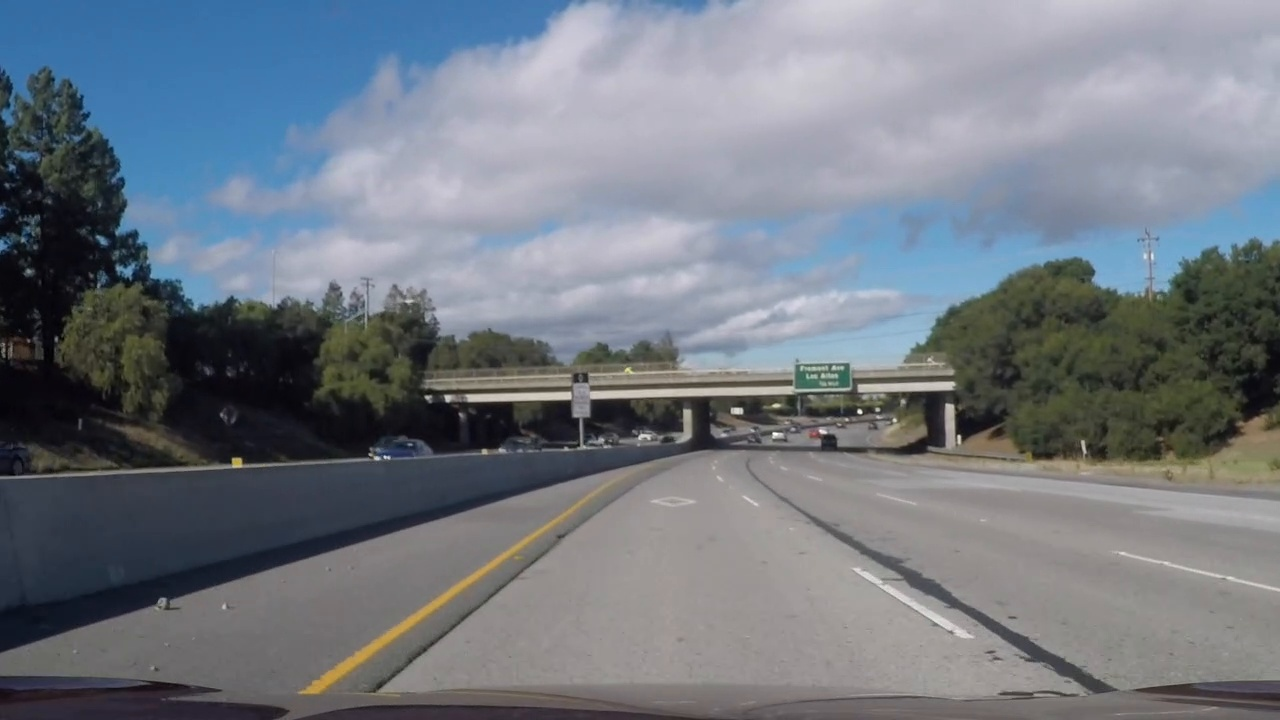
#> input picture LaneFinder/test_images/challenge_video.mp4_tarmac_edge_separates.jpg, 1280 x 720 px
$ python threshold.py   (older library calls are emulated)
#> lines starting #> are read from the running program, lines starting #| are printed output that depends on the picture; after the words box and inside, x2 and y2 are one past the last pixel; in counts of white or black regions, pixels touching at a corner belong together; long printed decimals are rounded
import cv2
import numpy as np


class Color:
    """This class handles color thresholding.

    >>> ct = Color(Color.CHANNEL_HUE, (35, 47))
    >>> binary = ct.apply(image)
    """

    CHANNEL_RED = 0
    CHANNEL_GREEN = 1
    CHANNEL_BLUE = 2
    CHANNEL_HUE = 3
    CHANNEL_LIGHTNESS = 4
    CHANNEL_SATURATION = 5

    def __init__(self, channel, limits=(0, 1)):
        """
        Define thresholded color channel and limits.

        :param channel: wanted channel which will be extracted by apply method.
        :param limits: (low, high)
        """
        self.channel = channel
        self.limit_high = limits[1]
        self.limit_low = limits[0]

    def apply(self, image):
        """
        This function apply threshold to image.

        :param image: HLS Image with data range -1...1
        :return: binary image of same size than input image.
        """
        ch = self.get_channel(image, self.channel)
        binary = np.zeros_like(ch)
        binary[(ch >= self.limit_low) & (ch <= self.limit_high)] = 1
        return binary

    @staticmethod
    def get_channel(image, channel):
        """
        This is a static method which returns wanted color channel of an image.

        :param image: HLS Image
        :param channel: channel definition Color.CHANNEL_*
        :return: extracted color plane
        """
        if channel == Color.CHANNEL_HUE:
            return image[:,:,0]
        elif channel == Color.CHANNEL_LIGHTNESS:
            return image[:,:,1]
        elif channel == Color.CHANNEL_SATURATION:
            return image[:,:,2]
        elif channel == Color.CHANNEL_RED:
            rgb = cv2.cvtColor(image, cv2.COLOR_HLS2RGB)
            return rgb[:,:,0]
        elif channel == Color.CHANNEL_GREEN:
            rgb = cv2.cvtColor(image, cv2.COLOR_HLS2RGB)
            return rgb[:,:,1]
        elif channel == Color.CHANNEL_BLUE:
            rgb = cv2.cvtColor(image, cv2.COLOR_HLS2RGB)
            return rgb[:,:,2]
        else:
            assert True, "Unknown channel definition {}".format(channel)

    @staticmethod
    def im2float(image):
        """Converts uint8 type of image to float image with range 0...1."""
        dst = image.copy().astype('float32')
        dst = cv2.normalize(dst, dst, 0., 1., cv2.NORM_MINMAX)
        return dst

    # [13 lines left out: functions float2uint8, rgb2hls, not called in this run]

    @staticmethod
    def bgr2hls(image):
        """Note: after conversion H-channel values are 0...360. """
        return cv2.cvtColor(image, cv2.COLOR_BGR2HLS)

class GradientMagDir:
    """Magnitude and Direction gradient threshold.

    >>> image = cv2.imread('./test_images/challenge_video.mp4_tarmac_edge_separates.jpg')
    >>> image = GradientMagDir.gaussian_blur(image, ksize=5)
    >>> g = GradientMagDir(Color.CHANNEL_LIGHTNESS, (0.1, 2), (0.3, 0.9))
    >>> cv2.imshow('image', image)
    >>> cv2.waitKey(15000)

    """

    # [183 lines left out: functions __init__, abs_sobel, abs_sobel_thresh, magnitude, mag_thresh, direction and 3 more, not called in this run]

if __name__ == "__main__":
    # TODO: Add test code here
    image = cv2.imread('./test_images/challenge_video.mp4_tarmac_edge_separates.jpg')
#> image is the input picture: shape (720, 1280, 3); mean B, G, R 130, 121.2, 114.5
    #image = cv2.imread(
    #    './test_images/project_video.mp4_border_of_dark_and_bright_road.jpg')

    cv2.imshow('image', image)
    cv2.waitKey(15000)

    image = Color.im2float(image)
    print(image.min(), image.max())
#| 0.0 1.0
    image = Color.bgr2hls(image)
#> in bgr2hls, `return cv2.cvtColor(image, cv2.COLOR_BGR2HLS)`: returned value: shape (720, 1280, 3) float32; mean of channels 0, 1, 2 166.2, 0.5, 0.1
    print(image.min(), image.max())
#| 0.0 358.571

    # Set to true for testing color threshold
    if True:
        # Create color thresholding class
        #ct = Color(Color.CHANNEL_LIGHTNESS, (0.7, 1))
        ct = Color(Color.CHANNEL_SATURATION, (0.3, 1))
        binary = ct.apply(image)
#> in get_channel, `return image[:,:,2]`:
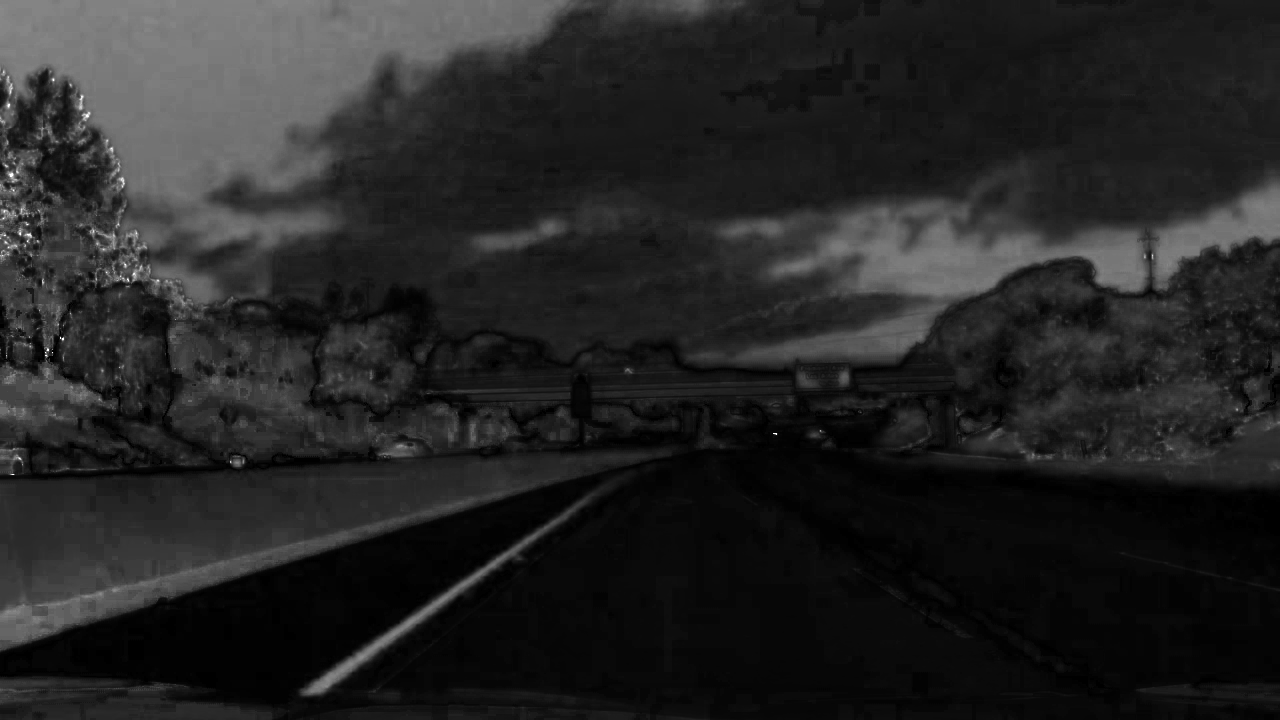
#> returned value: shape (720, 1280) float32; min 0, max 1, mean 0.145
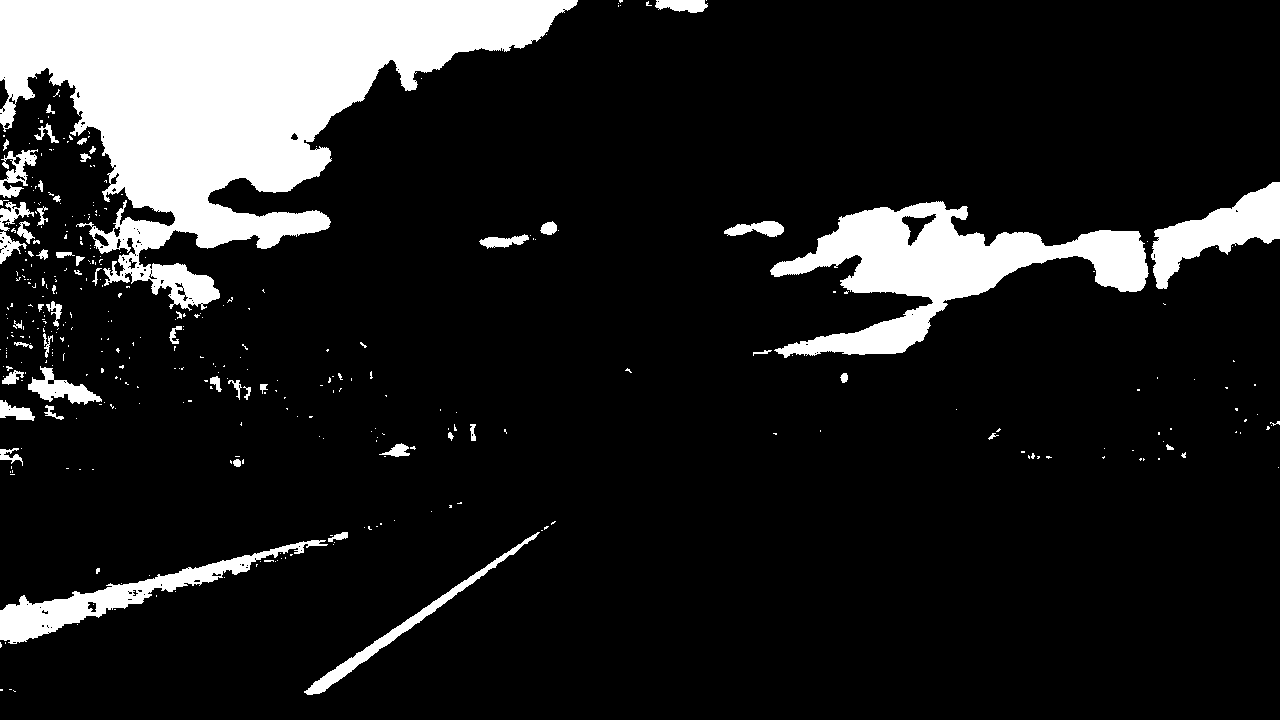
#> binary: shape (720, 1280) float32; values 0 (black) and 1 (white), 13.4% white; 377 white regions (321 under 20 px), largest, box (x1, y1, x2, y2) and area: (0, 0, 578, 311) 77801, (770, 201, 1149, 358) 22290, (0, 540, 328, 644) 6190
        cv2.imshow('image', binary)
        cv2.waitKey(15000)

    # Set to true for testing gradient magnitude
    if False:
        cp = image[:,:,1] # Get L channel
        cp = GradientMagDir.gaussian_blur(cp, ksize=5)
        cp = GradientMagDir.magnitude(cp)
        print(cp.min(), cp.max())
        cv2.imshow('image', cp)
        cv2.waitKey(15000)

    # Set to true for testing gradient magnitude threshold
    if False:
        cp = image[:,:,1] # Get L channel
        cp = GradientMagDir.gaussian_blur(cp, ksize=5)
        cp = GradientMagDir.mag_thresh(cp, mag_thresh=(0.1, 2))
        print(cp.min(), cp.max())
        cv2.imshow('image', cp)
        cv2.waitKey(15000)

    # Set to true for testing gradient direction threshold
    if False:
        cp = image[:,:,1] # Get L channel
        cp = GradientMagDir.gaussian_blur(cp, ksize=5)
        cp = GradientMagDir.dir_threshold(cp, (0.3, 0.9))

        print(cp.min(), cp.max())
        cv2.imshow('image', cp)
        cv2.waitKey(15000)

    # Set to true for testing GradientMagDir class
    if False:

        image = GradientMagDir.gaussian_blur(image, ksize=9)
        g = GradientMagDir(Color.CHANNEL_LIGHTNESS, (0.05, 2), (0.3, 0.9))
        #g = GradientMagDir(Color.CHANNEL_SATURATION, (0.05, 2), (0.3, 0.9))
        image = g.apply(image)
        print(image.min(), image.max())
        cv2.imshow('image', image)
        cv2.waitKey(15000)

$ run again, with LaneFinder/test_images/project_video.mp4_border_of_dark_and_bright_road.jpg copied over LaneFinder/test_images/challenge_video.mp4_tarmac_edge_separates.jpg
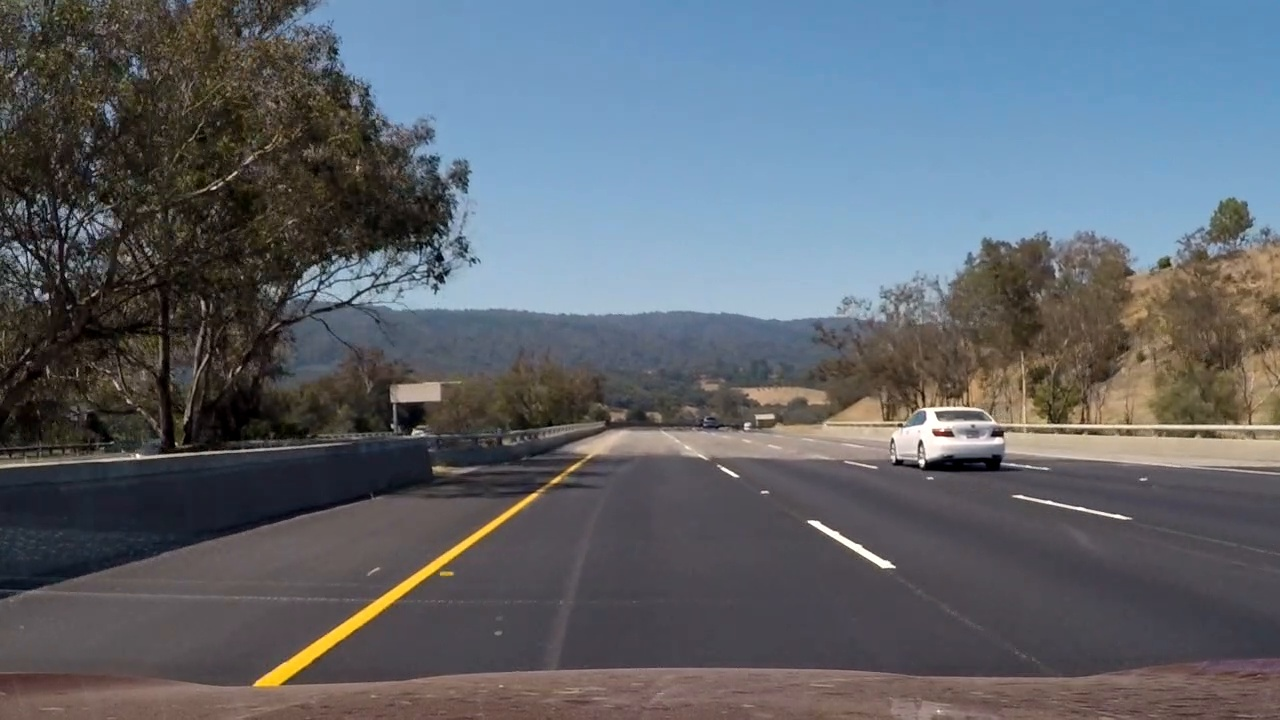
#> input picture LaneFinder/test_images/project_video.mp4_border_of_dark_and_bright_road.jpg, 1280 x 720 px
#> image is the input picture: shape (720, 1280, 3); mean B, G, R 108.1, 100.6, 94.8
#| 0.0 1.0
#| 0.0 357.692
#> in get_channel, `return image[:,:,2]`:
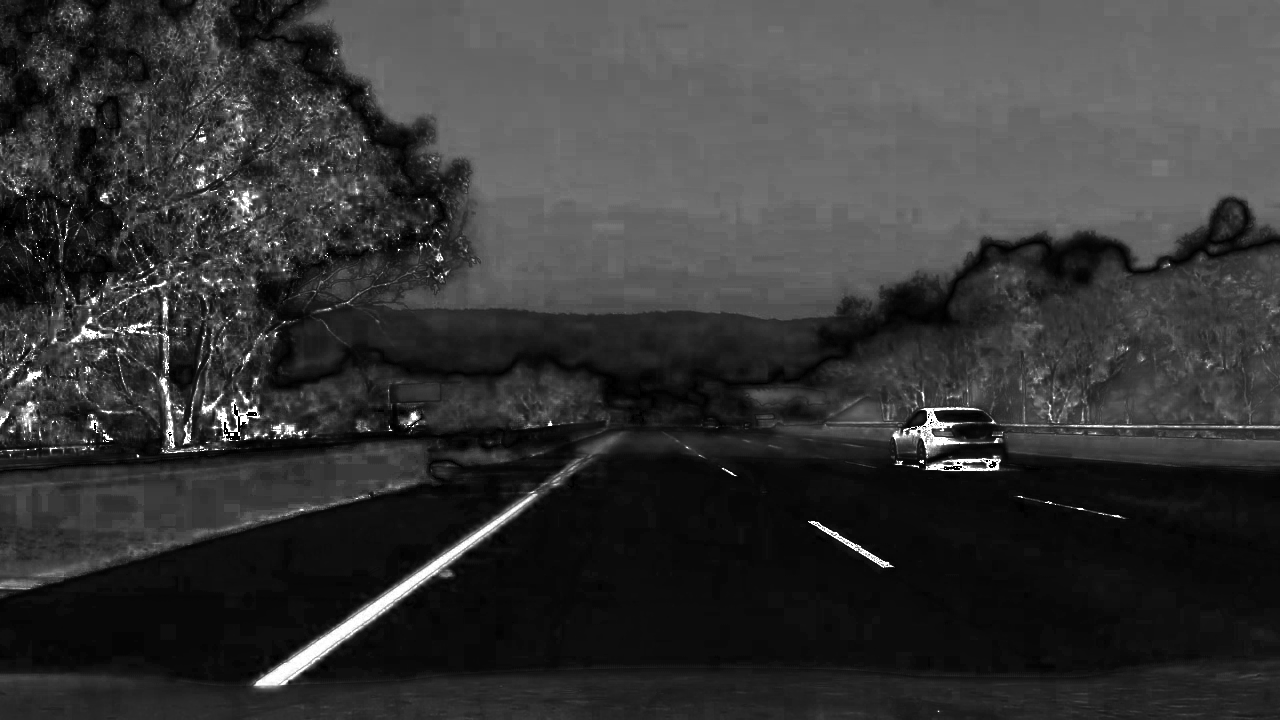
#> returned value: shape (720, 1280) float32; min 0, max 1, mean 0.215
#> `binary = ct.apply(image)`:
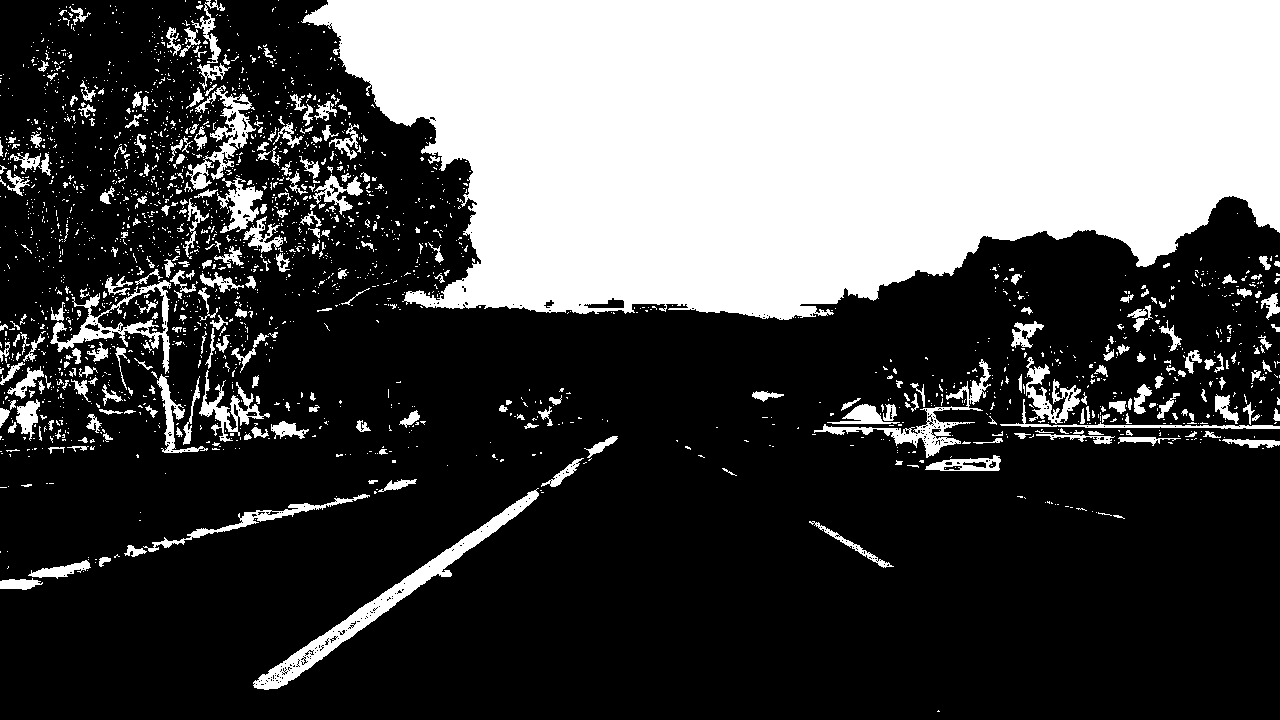
#> binary: shape (720, 1280) float32; values 0 (black) and 1 (white), 31.7% white; 2277 white regions (1970 under 20 px), largest, box (x1, y1, x2, y2) and area: (301, 0, 1280, 320) 241212, (253, 488, 539, 690) 5135, (814, 359, 991, 458) 2234
